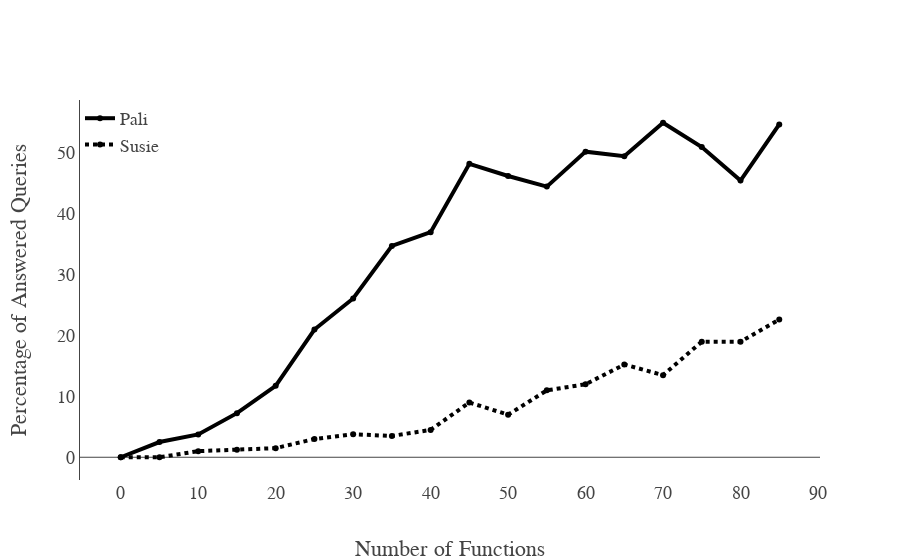

This figure's notebook cell:
### Code cell
layout = Layout(
  #  title='Comparisation Performance With Rule Order Optimization',
    font=dict(family='Latin Modern Math', size=6*3),
    xaxis=dict(
        title='Number of Functions',
        autorange=True,
        showgrid=False,
        zeroline=False,
        showline=False,
        autotick=True,
        ticks='',
        showticklabels=True
    ),
    yaxis=dict(
        title='Percentage of Answered Queries',
        autorange=True,
        showgrid=False,
        zeroline=True,
        showline=True,
        autotick=True,
        ticks='',
        showticklabels=True
    ),
    legend=dict(x=0, y=1)
)
fig = Figure(data=data, layout=layout)
iplot(fig)

### Figure 1 — Plotly figure (JSON) as saved in the notebook; plotly's stock layout.template omitted (floating-point values rounded to 4 significant figures)
{"data": [{"line": {"color": "rgb(0, 0, 0)", "width": 4}, "name": "Pali", "type": "scatter", "x": [0, 5, 10, 15, 20, 25, 30, 35, 40, 45, 50, 55, 60, 65, 70, 75, 80, 85], "y": [0, 2.5, 3.75, 7.25, 11.75, 21, 26.11, 34.75, 37, 48.25, 46.25, 44.5, 50.25, 49.5, 55.0, 51, 45.5, 54.72]}, {"line": {"color": "rgb(0, 0, 0)", "dash": "dot", "width": 4}, "name": "Susie", "type": "scatter", "x": [0, 5, 10, 15, 20, 25, 30, 35, 40, 45, 50, 55, 60, 65, 70, 75, 80, 85], "y": [0, 0, 1, 1.25, 1.5, 3, 3.778, 3.5, 4.5, 9, 7.0, 11, 12, 15.25, 13.5, 19, 19, 22.64]}], "layout": {"font": {"family": "Latin Modern Math", "size": 18}, "legend": {"x": 0, "y": 1}, "xaxis": {"autorange": true, "autotick": true, "showgrid": false, "showline": false, "showticklabels": true, "ticks": "", "title": "Number of Functions", "zeroline": false}, "yaxis": {"autorange": true, "autotick": true, "showgrid": false, "showline": true, "showticklabels": true, "ticks": "", "title": "Percentage of Answered Queries", "zeroline": true}}}
